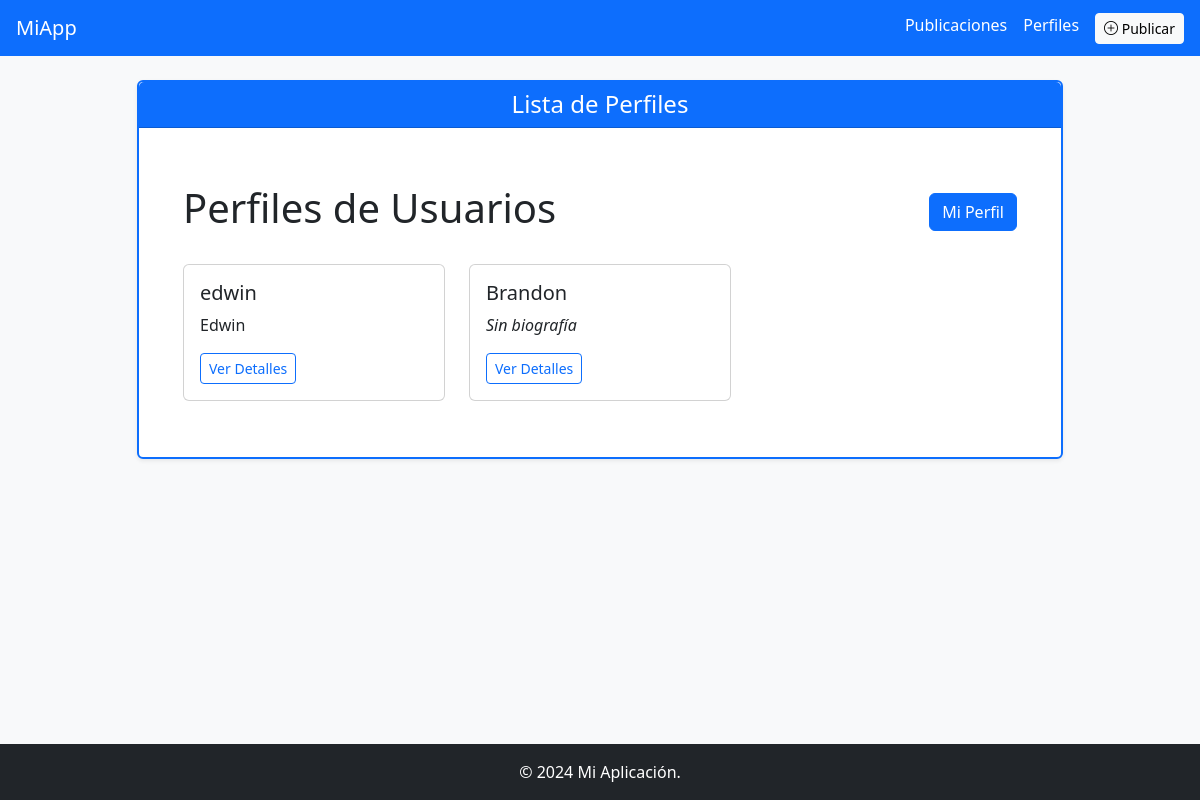
Page /perfil/ (signed in) on the earlier database version.
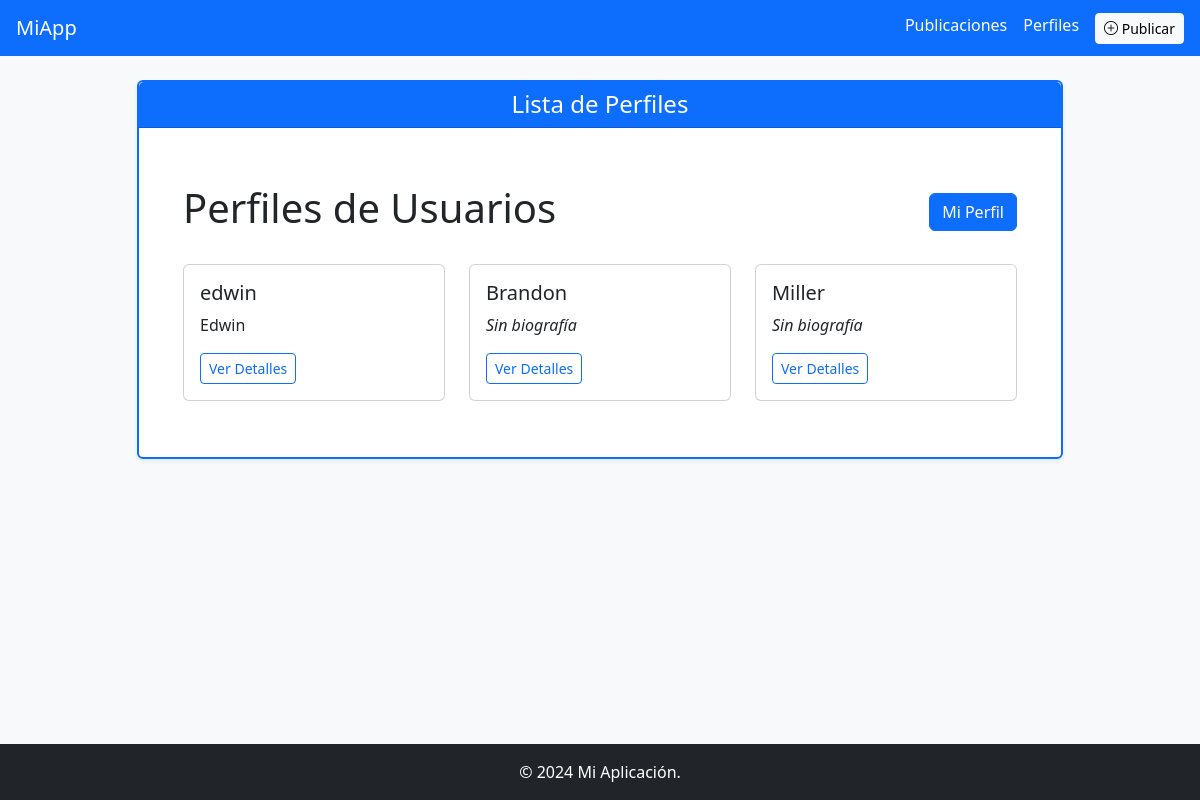
Same page on the later database version.
### app/models/perfil.py (models this page shows, shortened)
class Perfil(db.Model):
    __tablename__ = 'perfiles'
    idPerfil = db.Column(db.Integer, primary_key=True)
    bio = db.Column(db.Text, nullable=True)
    user_id = db.Column(db.Integer, db.ForeignKey('users.idUser'), nullable=False)
    user = db.relationship('User', back_populates='perfil')

### app/models/users.py (models this page shows, shortened)
class User(db.Model, UserMixin):
    __tablename__ = 'users'
    idUser = db.Column(db.Integer, primary_key=True)
    nameUser = db.Column(db.String(80), unique=True, nullable=False)
    passwordUser = db.Column(db.String(120), nullable=False)
    email = db.Column(db.String(120), unique=True, nullable=False)
    perfil = db.relationship('Perfil', back_populates='user', uselist=False)
    publicaciones = db.relationship('Publicacion', back_populates='usuario')

### app/routes/perfil_route.py (the view)
@bp.route('/')
@login_required
def index():
    perfiles = Perfil.query.all()
    return render_template('perfil/index.html', perfiles=perfiles)

### app/templates/perfil/index.html (shortened to what this page needs)
{% extends "base.html" %}
{% block titulo_pagina %}Lista de Perfiles{% endblock %}
{% block content %}
<div class="container mt-4">
    <div class="d-flex justify-content-between align-items-center mb-4">
        <h1>Perfiles de Usuarios</h1>
        <a href="{{ url_for('perfil.mi_perfil') }}" class="btn btn-primary">Mi Perfil</a>
    </div>
    <div class="row">
        {% for perfil in perfiles %}
        <div class="col-md-6 col-lg-4 mb-4">
            <div class="card h-100">
                <div class="card-body">
                    <h5 class="card-title">{{ perfil.user.nameUser }}</h5>
                    <p class="card-text">
                        {% if perfil.bio %}
                            {{ perfil.bio[:100] }}{% if perfil.bio|length > 100 %}...{% endif %}
                        {% else %}
                            <em>Sin biografía</em>
                        {% endif %}
                    </p>
                    <a href="{{ url_for('perfil.detail', id=perfil.idPerfil) }}" class="btn btn-outline-primary btn-sm">Ver Detalles</a>
                </div>
            </div>
        </div>
        {% endfor %}
    </div>
</div>
{% endblock %}

### app/templates/base.html (shortened to what this page needs)
<!DOCTYPE html>
<html lang="es" class="h-100">
<head>
    <link rel="stylesheet" href="{{ url_for('static', filename='bootstrap/css/bootstrap.css') }}">
    <link rel="stylesheet" href="{{ url_for('static', filename='all.min.css') }}">
    <link rel="stylesheet" href="{{ url_for('static', filename='bootstrap-icons.min.css') }}">
    <link rel="stylesheet" href="https://cdn.jsdelivr.net/npm/bootstrap-icons@1.12.1/font/bootstrap-icons.min.css">
</head>
<body class="d-flex flex-column h-100 bg-light">
  <nav class="navbar navbar-expand-lg navbar-dark bg-primary px-3">
    <a class="navbar-brand" href="{{ url_for('publicacion.lista') }}">
        MiApp
    </a>
    <div class="ms-auto d-flex gap-3">
        <a class="nav-link text-white" href="{{ url_for('publicacion.lista') }}">
            Publicaciones
        </a>
        <a class="nav-link text-white" href="#">
            Perfiles
        </a>
        <a class="btn btn-light btn-sm" href="{{ url_for('publicacion.add') }}">
            <i class="bi bi-plus-circle"></i> Publicar
        </a>
    </div>
  </nav>
  <main class="flex-shrink-0">
    <div class="container mt-4 mx-auto">
      <div class="row justify-content-center">
        <div class="col-md-10">
          <div class="card shadow-sm border border-2 border-primary">
            <div class="card-header bg-primary text-white">
              <h4 class="mb-0 text-center">
                {% block titulo_pagina %}{% endblock %}
              </h4>
            </div>
            <div class="card-body">
              <div class="container-fluid p-3">
                {% block content %}
                {% endblock %}
              </div>
            </div>
          </div>
        </div>
      </div>
    </div>
  </main>
  <footer class="footer mt-auto py-3 bg-dark text-white">
    <div class="container text-center">
      <span>
        &copy; 2024 Mi Aplicación.
      </span>
    </div>
  </footer>
</body>
</html>

Differences in the rows shown:
added Perfil: user.nameUser "Miller", bio "Sin biografía"
